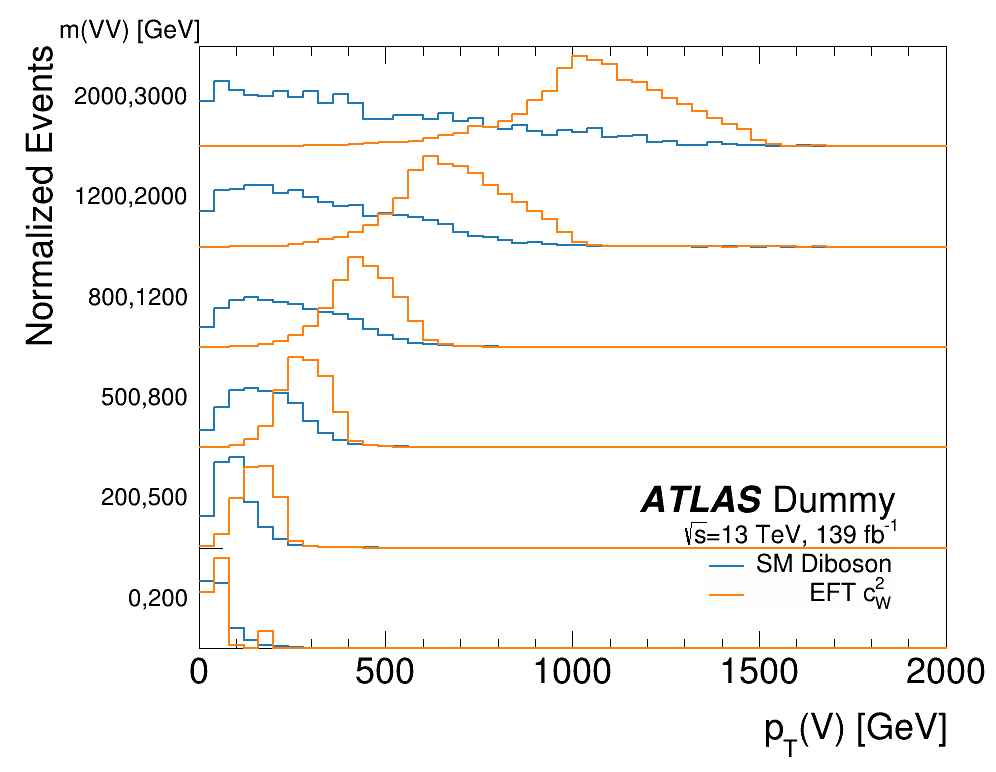

This chart was generated by the following Python code:
#!/usr/bin/env python3

'''
Run this file with 

    python3 examples/tiered_plot.py

This script showcases plot.plot_tiered(), which plots multiple histograms in several
top-to-bottom tiers. This plot style is useful for comparing multiple distribution 
shapes without crowding the plot, at the cost of obscuring the normalizations.
'''

import plot
import histograms
import ROOT

def tiered_plot():
    hists = histograms.hists_ptV_tiered_mVV_SMvEFT
    hists = [[hists[i], hists[i+1]] for i in range(0, len(hists), 2)]
    args = {
        'filename':     'tiered_plot',
        'title':        'ATLAS Dummy',
        'subtitle':     '#sqrt{s}=13 TeV, 139 fb^{-1}',
        'legend':       ['SM Diboson', 'EFT c_{W}^{2}'],
        'xtitle':       'p_{T}(V) [GeV]',
        'ytitle':       'Normalized Events',
        'tier_title':   'm(VV) [GeV]',
        'tier_labels':  make_bins([0, 200, 500, 800, 1200, 2000, 3000]),
        'linecolor':    plot.colors.tableu,
        'x_range':      [0, 2000],
        'xdivs':        506,
    }
    plot.plot_tiered(hists, **args)


def make_bins(vals):
    out = []
    for i in range(len(vals) - 1):
        out.append('{},{}'.format(vals[i], vals[i+1]))
    return out



if __name__ == "__main__":
    plot.save_transparent = False
    tiered_plot()
